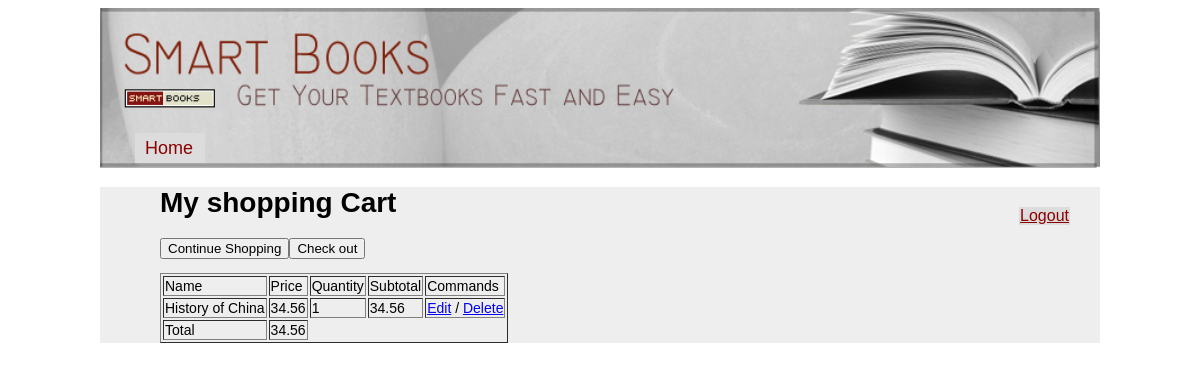
The app's page /shoppingcart.php (signed in) with its own data.
### tables this page shows
create table shoppingcart(id int unsigned not null auto_increment key,quantity integer,checkout bool,book_id integer,customer_id integer);

CREATE TABLE book(id INT UNSIGNED NOT NULL AUTO_INCREMENT KEY, name VARCHAR(128), ISBN INTEGER, year INTEGER, edition INTEGER, price FLOAT, quantity INTEGER, description TEXT, authorln VARCHAR(128), authorfn VARCHAR(128), course_id INTEGER);

### shoppingcart.php (the view, shortened to what this page needs)
<!DOCTYPE HTML PUBLIC "-//W3C//DTD HTML 4.01//EN"
   "http://www.w3.org/TR/html4/strict.dtd">
<html>
    <head>
        <link type="text/css" rel="stylesheet" href="main.css">
    </head>
    <body>
      <div id="container">
        <div id="header">
            <ul>
              <li><a href="index.php">Home</a></li>
            </ul>
        </div>
        <div id="content">
          <div id="toolbar">
            <ul>
                <li><a href="logout.php">Logout</a></li>
            </ul>
          </div>
        <h1>My shopping Cart</h1>
<?php
$id_user = $_SESSION['user_id'];
$sum = 0;
echo '<table border="1">'."\n";
$user_id=$_SESSION['user_id'];
$result = mysql_query("SELECT book.name, book.price, book.id, shoppingcart.quantity, shoppingcart.id,  shoppingcart.customer_id FROM book join shoppingcart on book.id=shoppingcart.book_id AND customer_id=$user_id");
echo "<tr><td>Name</td><td>Price</td><td>Quantity</td><td>Subtotal</td><td>Commands</td></tr>";
while ( $row = mysql_fetch_row($result) ) {
if (htmlentities($row[5]) == $id_user) {
    echo "<tr><td>";
    echo(htmlentities($row[0]));
    echo("</td><td>");
    echo(htmlentities($row[1]));
    echo("</td><td>");
    echo(htmlentities($row[3]));
    echo("</td><td>");
    echo(htmlentities($row[3])*htmlentities($row[1]));
    echo("</td><td>");
    echo('<a href="edit.php?id='.htmlentities($row[4]).'">Edit</a> / ');
    echo('<a href="delete.php?id='.htmlentities($row[4]).'">Delete</a>');
    echo("</td></tr>\n");
    $sum = $sum + htmlentities($row[3])*htmlentities($row[1]);
}
else continue;}
echo "<tr><td>Total</td><td>";
echo $sum;
echo "</td></tr>";
?>
        <p><a href="index.php"><input type="submit" value="Continue Shopping"/></a><a href="checkout.php"><input type="submit" value="Check out"/></a></p>
		</div>
      </div>
    </body>
</html>

### main.css (style rules this page uses)
body { text-align: justify; font-family: Arial, Helvetica, sans-serif; font-size: 14px; }
ul, ol, li { margin: 0px; padding: 0px; list-style: none; }
h1 { margin-left:60px; }
p { margin-left:60px; }
table { margin-left:60px; }
#container { width:1000px; margin:0 auto; }
#header { width:1000px; height:160px; background:url('banner.jpg') no-repeat; background-size:1000px 160px; }
#header a { margin:0; margin-top:5px; margin-left:10px; width:50px; height:20px; display:block; position:absolute; font-size:18px; color:#8B0000; text-decoration: none; }
#header ul { margin-top:125px; margin-left:35px; position:absolute; }
#header ul li { background-color:#DCDCDC; padding:0; width:70px; height:30px; }
#content { background-color:#eee; width:1000px; }
#toolbar { margin-left:30px; margin-right:30px; }
#toolbar ul { margin-top: 0px; position: relative; padding-top: 20px; }
#toolbar ul li { background-color:#DCDCDC; width: 80px; height: 15px; text-decoration: none; text-align: center; }
#toolbar a { color:#8B0000; font-size:16px; }
#content ul { float:right; }
#content ul li { display:inline; background-color:#DCDCDC; padding:1px; }

### records on screen
shoppingcart: book.name "History of China", book.price "34.56", quantity "1", htmlentities($row[3])*htmlentities($row[1]) "34.56"

### other values on screen
$sum "34.56"
